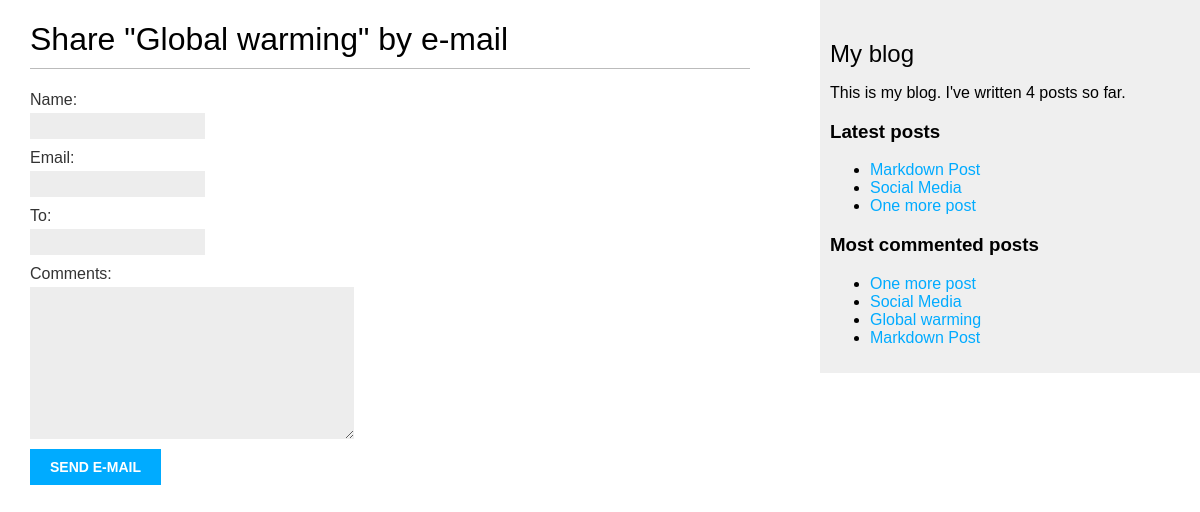
/blog/2/share/, run on the app's committed database.
### blog/models.py (models this page shows, shortened)
class Post(models.Model):
    objects = models.Manager()              #default manager
    published = PublishedManager()          #custom manager
    STATUS_CHOICES = (
        ('draft', 'Draft'),
        ('published', 'Published'),
        )
    title = models.CharField(max_length=250)
    slug = models.SlugField(
        max_length=250,
        unique_for_date='publish'
        )
    author = models.ForeignKey(
        User,
        on_delete=models.CASCADE,
        related_name='blog_posts'
        )
    body = models.TextField()
    publish = models.DateTimeField(default=timezone.now)
    created = models.DateTimeField(auto_now_add=True)
    updated = models.DateTimeField(auto_now=True)
    status = models.CharField(
        max_length=10,
        choices=STATUS_CHOICES,
        default='draft'
        )
    tags = TaggableManager()      #The tags manager allows to add, retrieve, and remove tags from Post
    def get_absolute_url(self):
        return reverse(
            'blog:post_detail',
            args=[self.publish.year,
                self.publish.month,
                self.publish.day,
                self.slug]
        )
    class Meta:
        ordering = ('-publish',)

### blog/views.py (the view)
def post_share(request, post_id):
    print('REQUEST: ', request)
    post = get_object_or_404(Post, id=post_id, status = 'published')
    sent = False
    if request.method == 'POST':
        form = EmailPostForm(request.POST)
        if form.is_valid():
            cd = form.cleaned_data
            post_url = request.build_absolute_uri(post.get_absolute_url())
            subject = f"{cd['name']} recommends you read " f"{post.title}"
            message = f"Read {post.title} at {post_url}\n\n" f"{cd['name']}\'s comments: {cd['comments']}"
            send_mail(subject, message, 'praveshnayak@gmail.com', [cd['to']])
            sent = True
    else:
        form = EmailPostForm()
    args = {
        'post': post,
        'form': form,
        'sent':sent
        }
    return render(request, 'blog/post/share.html', args)

### blog/forms.py
class EmailPostForm(forms.Form):
    name = forms.CharField(max_length=25)
    email = forms.EmailField()
    to = forms.EmailField()
    comments = forms.CharField(required=False, widget=forms.Textarea)

### blog/models.py (called while the page is built)
    def get_queryset(self):
        return super(PublishedManager, self).get_queryset().filter(status='published')

### blog/templatetags/blog_tags.py (called while the page is built)
@register.simple_tag
def total_posts():
    return Post.published.count()

@register.inclusion_tag('blog/post/latest_posts.html')
def show_latest_posts(count=5):
    latest_posts = Post.published.order_by('-publish')[:count]
    args = {'latest_posts': latest_posts}
    return args

@register.simple_tag
def get_most_commented_posts(count = 5):
    return Post.published.annotate(total_comments=Count('comments')).order_by('-total_comments')[:count]

### blog/templates/blog/post/share.html (shortened to what this page needs)
{% extends "blog/base.html" %}
{% block content %}
    {% if sent %}
        <h1>E-mail sent successfully</h1>
        <p>"{{ post.title }}" was successfully sent to {{ form.cleaned_data.to }}.</p>
    {% else %}
        <h1>Share "{{ post.title }}" by e-mail</h1>
        <form method="post">
            {{form.as_p}}
            <input type="submit" value="Send e-mail">
        </form>
    {% endif %}
{% endblock %}

### blog/templates/blog/base.html (shortened to what this page needs)
{% load blog_tags %}
{% load static %}
<!DOCTYPE html>
<html>
    <head>
        <link href="{% static "css/blog.css" %}" rel="stylesheet">
    </head>
    <body>
        <div id="content">
            {% block content %}
            {% endblock %}
        </div>
        <div id="sidebar">
            <h2>My blog</h2>
            <p>This is my blog. I've written {% total_posts %} posts so far.</p>
            <h3>Latest posts</h3>
            {% show_latest_posts 3 %}
            <h3>Most commented posts</h3>
            {% get_most_commented_posts as most_commented_posts %}
            <ul>
                {% for post in most_commented_posts %}
                <li>
                    <a href="{{ post.get_absolute_url }}">{{ post.title }}</a>
                </li>
                {% endfor %}
            </ul>
        </div>
    </body>
</html>

### blog/templates/blog/post/latest_posts.html
<ul>
    {% for post in latest_posts %}
    <li>
        <a href="{{ post.get_absolute_url }}">{{ post.title }}</a>
    </li>
    {% endfor %}
</ul>

### blog/static/css/blog.css (style rules this page uses)
body { margin:0; padding:0; font-family:helvetica, sans-serif; }
a { color:#00abff; text-decoration:none; }
h1 { font-weight:normal; border-bottom:1px solid #bbb; padding:0 0 10px 0; }
h2 { font-weight:normal; margin:30px 0 0; }
#content { float:left; width:60%; padding:0 0 0 30px; }
#sidebar { float:right; width:30%; padding:10px; background:#efefef; height:100%; }
label { float:left; clear:both; color:#333; margin-bottom:4px; }
input, textarea { clear:both; float:left; margin:0 0 10px; background:#ededed; border:0; padding:6px 10px; font-size:12px; }
input[type=submit] { font-weight:bold; background:#00abff; color:#fff; padding:10px 20px; font-size:14px; text-transform:uppercase; }

### data on the page
Post: title "Global warming"
Post: title "Markdown Post"
Post: title "Social Media"
Post: title "One more post"
